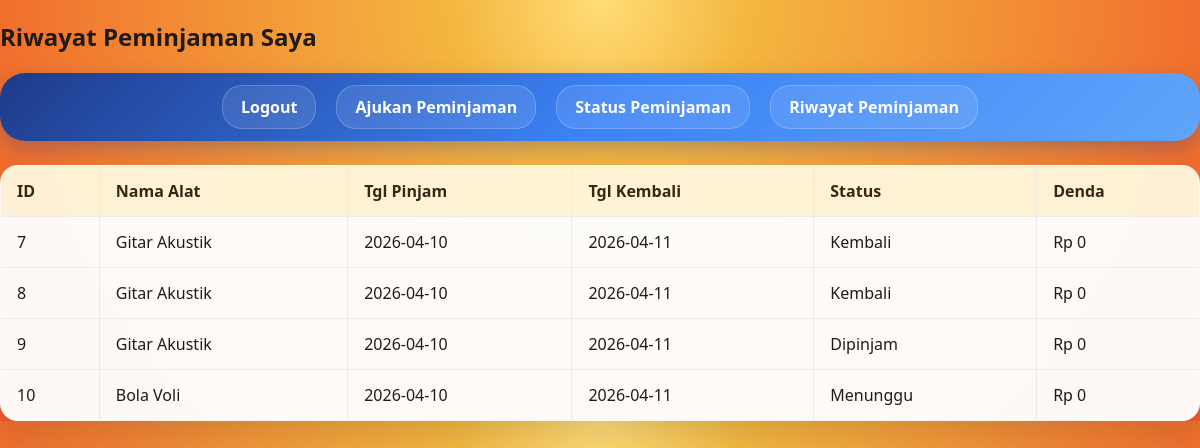
The app's page /public/index.php?page=riwayat (signed in) with its own data.
### tables this page shows
CREATE TABLE `peminjaman` (
  `id_peminjaman` int(11) NOT NULL,
  `peminjaman_alat_id` int(11) NOT NULL,
  `user_id` int(11) NOT NULL,
  `tgl_pinjam` date NOT NULL,
  `tgl_kembali_seharusnya` date NOT NULL,
  `tgl_kembali_aktual` date DEFAULT NULL,
  `status` enum('Menunggu','Dipinjam','Kembali','Ditolak') NOT NULL,
  `denda` decimal(10,2) DEFAULT NULL,
  `petugas_id` int(11) NOT NULL,
  `total_denda` int(11) DEFAULT NULL
);

CREATE TABLE `peminjaman_alat` (
  `id_peminjaman` int(11) NOT NULL,
  `alat_id` int(11) NOT NULL,
  `kategori_id` int(11) NOT NULL,
  `nama_alat` varchar(100) NOT NULL,
  `stok` int(11) NOT NULL,
  `gambar` varchar(255) DEFAULT NULL,
  `denda_per_hari` int(11) DEFAULT NULL
);

### app/core/controller.php (called while the page is built, shortened)
<?php
class Controller {
    public function model($model) {
        require_once __DIR__ . "/model.php";
        return new $model();
    }
    public function view($view, $data = []) {
        require_once __DIR__ . "/../../views/" . $view . ".php";
    }
}

### app/controllers/peminjamcontroller.php (called while the page is built, shortened)
<?php
class PeminjamController extends Controller
{
    public function riwayat()
    {
        $peminjamanModel = $this->model('Peminjaman');
        $data['riwayat'] = $peminjamanModel->getByUser($_SESSION['user']['user_id']);
        $this->view('peminjam/riwayat', $data);
    }
}

### app/core/model.php (called while the page is built, shortened)
<?php
class Model {
    public function __construct() {
        $this->db = new mysqli(DB_HOST, DB_USER, DB_PASS, DB_NAME);
    }
}

### app/models/peminjaman.php (called while the page is built, shortened)
<?php
class Peminjaman extends Model {
    public function getByUser($userId, $filter = '') {
        $query = "SELECT peminjaman.id_peminjaman AS id, peminjaman.*, pa.nama_alat, peminjaman.tgl_kembali_seharusnya AS tgl_kembali FROM peminjaman LEFT JOIN peminjaman_alat AS pa ON peminjaman.peminjaman_alat_id = pa.id_peminjaman WHERE peminjaman.user_id = ?";
        $stmt = $this->db->prepare($query);
        $stmt->bind_param("i", $userId);
        $stmt->execute();
        return $stmt->get_result()->fetch_all(MYSQLI_ASSOC);
    }
}

### views/peminjam/riwayat.php (the view, shortened to what this page needs)
<!DOCTYPE html>
<html>
<head>
    <link rel="stylesheet" href="assets/css/style.css">
</head>
<body>
    <h2>Riwayat Peminjaman Saya</h2>
    <nav class="navbar">
        <a href="?page=logout">Logout</a>
        <a href="?page=peminjaman">Ajukan Peminjaman</a>
        <a href="?page=status">Status Peminjaman</a>
        <a href="?page=riwayat">Riwayat Peminjaman</a>
    </nav>
    <table border="1" cellpadding="8" cellspacing="0">
        <thead>
            <tr>
                <th>ID</th>
                <th>Nama Alat</th>
                <th>Tgl Pinjam</th>
                <th>Tgl Kembali</th>
                <th>Status</th>
                <th>Denda</th>
            </tr>
        </thead>
        <tbody>
        <?php foreach($riwayat as $p): ?>
            <tr>
                <td><?= $p['id'] ?></td>
                <td><?= htmlspecialchars($p['nama_alat']) ?></td>
                <td><?= $p['tgl_pinjam'] ?></td>
                <td><?= $p['tgl_kembali'] ?></td>
                <td><?= $p['status'] ?></td>
                <td>Rp <?= number_format($p['total_denda'] ?? 0, 0, ',', '.') ?></td>
            </tr>
        <?php endforeach ?>
        </tbody>
    </table>
</body>
</html>

### public/assets/css/style.css (style rules this page uses)
body { font-family: 'Segoe UI', Tahoma, Geneva, Verdana, sans-serif; background: radial-gradient(circle at top center, #ffdd77 0%, #f4b740 20%, #f05a28 100%); margin: 0; padding: 0; color: #1e1b18; }
.navbar { background: linear-gradient(135deg, #1e3a8a 0%, #3b82f6 50%, #60a5fa 100%); padding: 12px 20px; border-radius: 25px; box-shadow: 0 8px 20px rgba(30, 58, 138, 0.3); margin-bottom: 24px; display: flex; justify-content: center; gap: 20px; flex-wrap: wrap; }
.navbar a { color: #fff; text-decoration: none; padding: 10px 18px; border-radius: 20px; font-weight: 600; transition: all 0.3s ease; background: rgba(255, 255, 255, 0.1); border: 1px solid rgba(255, 255, 255, 0.2); }
table { width: 100%; border-collapse: collapse; background: rgba(255, 255, 255, 0.96); box-shadow: 0 16px 30px rgba(15, 23, 42, 0.12); border-radius: 18px; overflow: hidden; }
table th, table td { border: 1px solid rgba(229, 231, 235, 0.8); padding: 14px 16px; text-align: left; }
table th { background: rgba(251, 191, 36, 0.16); color: #3c2415; }
body a { color: #c2410c; }

### records on screen
peminjaman: id_peminjaman "7", peminjaman_alat.nama_alat "Gitar Akustik", tgl_pinjam "2026-04-10", tgl_kembali_seharusnya "2026-04-11", status "Kembali", total_denda "0"
peminjaman: id_peminjaman "8", peminjaman_alat.nama_alat "Gitar Akustik", tgl_pinjam "2026-04-10", tgl_kembali_seharusnya "2026-04-11", status "Kembali", total_denda "0"
peminjaman: id_peminjaman "9", peminjaman_alat.nama_alat "Gitar Akustik", tgl_pinjam "2026-04-10", tgl_kembali_seharusnya "2026-04-11", status "Dipinjam", total_denda "0"
peminjaman: id_peminjaman "10", peminjaman_alat.nama_alat "Bola Voli", tgl_pinjam "2026-04-10", tgl_kembali_seharusnya "2026-04-11", status "Menunggu", total_denda "0"
